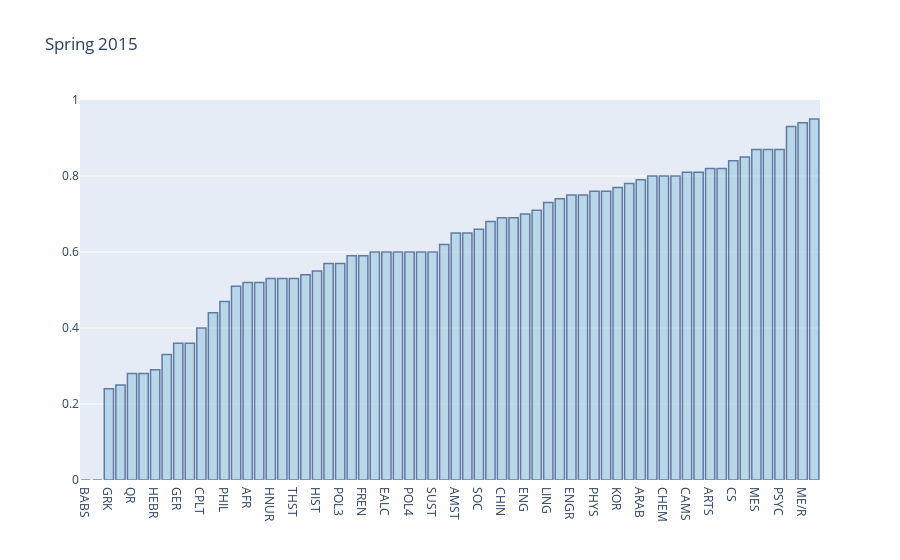

The cell this chart's notebook holds for it:
### Markdown cell above
To create a graph, choose a semester between Fall 2000 and Spring 2021. Call the function makeGraph() on that semester (as a string) to produce the graph that corresponds to that semester. Hover over each bar to see the total enrollment in that department during the given semester.

### Code cell
makeGraph("Spring 2015")

### Figure 1 — Plotly figure (JSON) as saved in the notebook; plotly's stock layout.template omitted (floating-point values rounded to 4 significant figures)
{"data": [{"hovertext": ["87 enrollment(s)", "196 enrollment(s)", "170 enrollment(s)", "61 enrollment(s)", "336 enrollment(s)", "170 enrollment(s)", "123 enrollment(s)", "0 enrollment(s)", "137 enrollment(s)", "954 enrollment(s)", "157 enrollment(s)", "707 enrollment(s)", "161 enrollment(s)", "43 enrollment(s)", "42 enrollment(s)", "21 enrollment(s)", "573 enrollment(s)", "9 enrollment(s)", "704 enrollment(s)", "107 enrollment(s)", "436 enrollment(s)", "25 enrollment(s)", "152 enrollment(s)", "1 enrollment(s)", "188 enrollment(s)", "133 enrollment(s)", "44 enrollment(s)", "16 enrollment(s)", "7 enrollment(s)", "263 enrollment(s)", "16 enrollment(s)", "90 enrollment(s)", "64 enrollment(s)", "46 enrollment(s)", "30 enrollment(s)", "61 enrollment(s)", "450 enrollment(s)", "33 enrollment(s)", "13 enrollment(s)", "147 enrollment(s)", "140 enrollment(s)", "13 enrollment(s)", "47 enrollment(s)", "143 enrollment(s)", "305 enrollment(s)", "13 enrollment(s)", "63 enrollment(s)", "89 enrollment(s)", "151 enrollment(s)", "56 enrollment(s)", "10 enrollment(s)", "605 enrollment(s)", "14 enrollment(s)", "38 enrollment(s)", "157 enrollment(s)", "47 enrollment(s)", "9 enrollment(s)", "277 enrollment(s)", "232 enrollment(s)", "13 enrollment(s)", "10 enrollment(s)", "99 enrollment(s)", "194 enrollment(s)", "326 enrollment(s)"], "marker": {"color": "rgb(158,202,225)", "line": {"color": "rgb(8,48,107)", "width": 1.5}}, "opacity": 0.6, "type": "bar", "x": ["AFR", "AMST", "ANTH", "ARAB", "ARTH", "ARTS", "ASTR", "BABS", "BIOC", "BISC", "CAMS", "CHEM", "CHIN", "CLCV", "CLSC", "CPLT", "CS", "EALC", "ECON", "EDUC", "ENG", "ENGR", "ES", "EXTD", "FREN", "GEOS", "GER", "GRK", "HEBR", "HIST", "HNUR", "ITAS", "JPN", "KOR", "LAT", "LING", "MATH", "ME/R", "MES", "MUS", "NEUR", "PE", "PEAC", "PHIL", "PHYS", "POL", "POL1", "POL2", "POL3", "POL4", "PORT", "PSYC", "QR", "RAST", "REL", "RUSS", "SAS", "SOC", "SPAN", "SUST", "SWA", "THST", "WGST", "WRIT"], "y": [0.52, 0.65, 0.6, 0.79, 0.59, 0.82, 0.68, 0, 0.8, 0.85, 0.81, 0.8, 0.69, 0.25, 0.95, 0.4, 0.84, 0.6, 0.78, 0.65, 0.7, 0.75, 0.75, 0, 0.59, 0.62, 0.36, 0.24, 0.29, 0.55, 0.53, 0.57, 0.44, 0.77, 0.36, 0.73, 0.74, 0.94, 0.87, 0.6, 0.82, 0.81, 0.54, 0.47, 0.76, 0.87, 0.52, 0.53, 0.57, 0.6, 0.71, 0.87, 0.28, 0.76, 0.51, 0.28, 0.6, 0.66, 0.8, 0.6, 0.33, 0.53, 0.69, 0.93]}], "layout": {"title": {"text": "Spring 2015"}, "uniformtext": {"minsize": 2, "mode": "show"}, "xaxis": {"categoryorder": "total ascending"}}}
